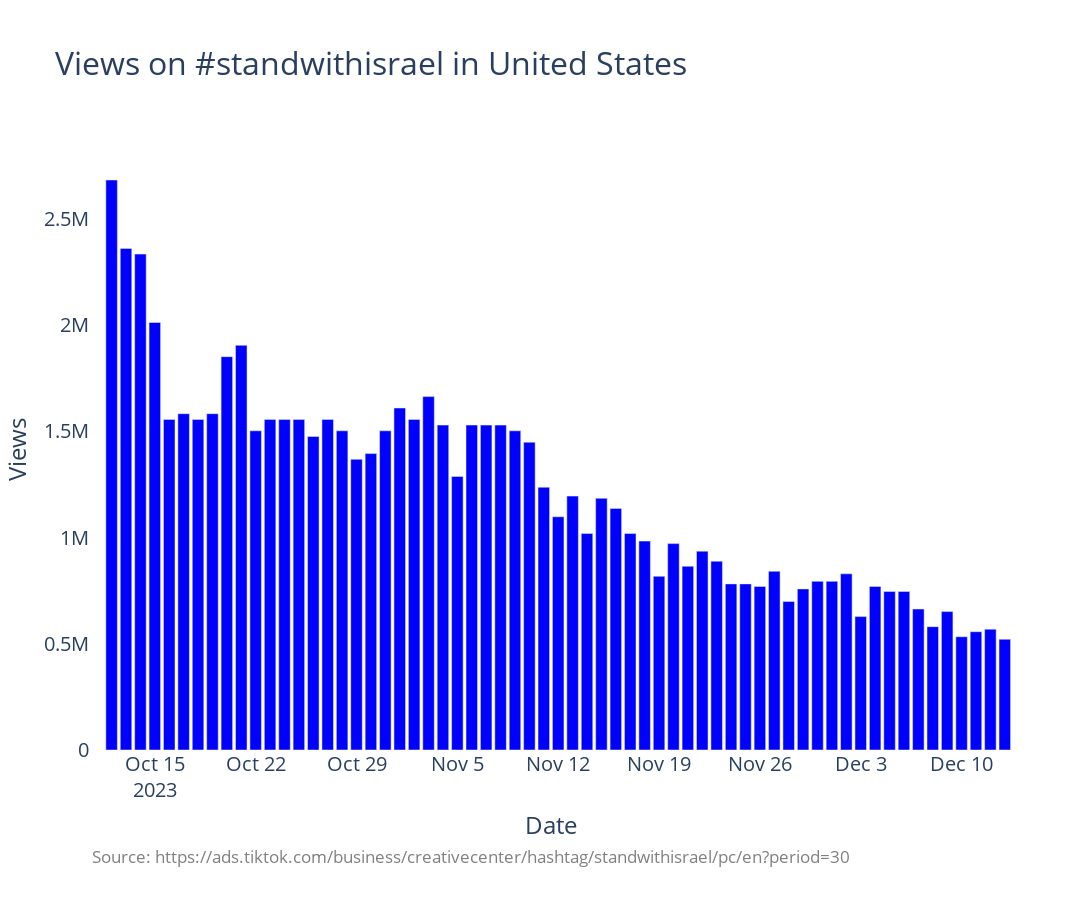

Here is the notebook cell this chart was saved with:
### Code cell
country_code = 'US'
plot_trend(country_code,['standwithisrael'],trends_df_dict[country_code],bar_color='blue')
